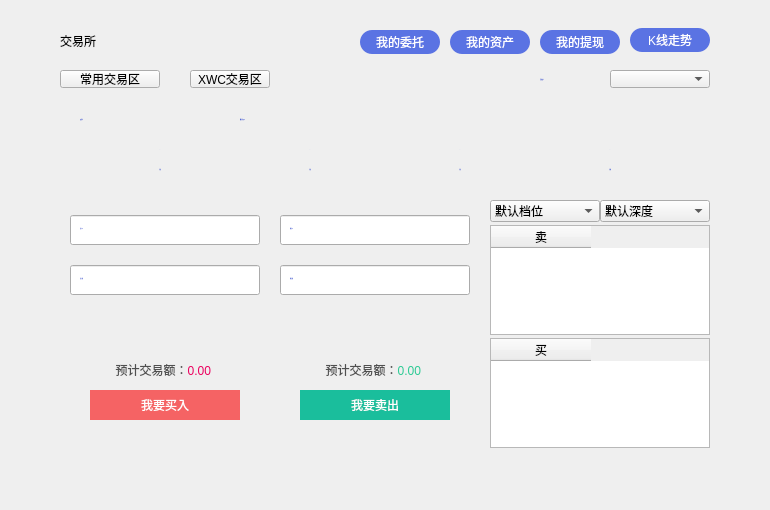
<?xml version="1.0" encoding="UTF-8"?>
<ui version="4.0">
 <class>ExchangeModePage</class>
 <widget class="QWidget" name="ExchangeModePage">
  <property name="geometry">
   <rect>
    <x>0</x>
    <y>0</y>
    <width>770</width>
    <height>510</height>
   </rect>
  </property>
  <property name="windowTitle">
   <string>Form</string>
  </property>
  <widget class="QLabel" name="title_label">
   <property name="geometry">
    <rect>
     <x>60</x>
     <y>28</y>
     <width>200</width>
     <height>26</height>
    </rect>
   </property>
   <property name="styleSheet">
    <string notr="true"/>
   </property>
   <property name="text">
    <string>交易所</string>
   </property>
  </widget>
  <widget class="QWidget" name="widget" native="true">
   <property name="geometry">
    <rect>
     <x>60</x>
     <y>100</y>
     <width>650</width>
     <height>90</height>
    </rect>
   </property>
   <property name="WidgetStyle" stdset="0">
    <string>container2</string>
   </property>
   <widget class="QLabel" name="currentPairLabel2">
    <property name="geometry">
     <rect>
      <x>20</x>
      <y>10</y>
      <width>60</width>
      <height>20</height>
     </rect>
    </property>
    <property name="font">
     <font>
      <family>微软雅黑</family>
      <pointsize>-1</pointsize>
      <weight>50</weight>
      <italic>false</italic>
      <bold>false</bold>
     </font>
    </property>
    <property name="styleSheet">
     <string notr="true">QLabel{color: rgb(83,107,215);font: 12px &quot;微软雅黑&quot;;}
</string>
    </property>
    <property name="text">
     <string>交易对</string>
    </property>
    <property name="scaledContents">
     <bool>true</bool>
    </property>
    <property name="textInteractionFlags">
     <set>Qt::TextSelectableByMouse</set>
    </property>
   </widget>
   <widget class="QLabel" name="currentPairLabel">
    <property name="geometry">
     <rect>
      <x>80</x>
      <y>10</y>
      <width>70</width>
      <height>20</height>
     </rect>
    </property>
    <property name="font">
     <font>
      <family>微软雅黑</family>
      <pointsize>-1</pointsize>
      <weight>50</weight>
      <italic>false</italic>
      <bold>false</bold>
     </font>
    </property>
    <property name="styleSheet">
     <string notr="true">QLabel{color: rgb(83,107,215);font: 12px &quot;微软雅黑&quot;;}
</string>
    </property>
    <property name="text">
     <string/>
    </property>
    <property name="scaledContents">
     <bool>true</bool>
    </property>
    <property name="textInteractionFlags">
     <set>Qt::TextSelectableByMouse</set>
    </property>
   </widget>
   <widget class="QLabel" name="currentPairLabel2_3">
    <property name="geometry">
     <rect>
      <x>30</x>
      <y>60</y>
      <width>140</width>
      <height>20</height>
     </rect>
    </property>
    <property name="font">
     <font>
      <family>微软雅黑</family>
      <pointsize>-1</pointsize>
      <weight>50</weight>
      <italic>false</italic>
      <bold>false</bold>
     </font>
    </property>
    <property name="styleSheet">
     <string notr="true">QLabel{color: rgb(83,107,215);font: 14px &quot;微软雅黑&quot;;}
</string>
    </property>
    <property name="text">
     <string>可用</string>
    </property>
    <property name="scaledContents">
     <bool>true</bool>
    </property>
    <property name="alignment">
     <set>Qt::AlignCenter</set>
    </property>
    <property name="textInteractionFlags">
     <set>Qt::TextSelectableByMouse</set>
    </property>
   </widget>
   <widget class="QLabel" name="availableLabel1">
    <property name="geometry">
     <rect>
      <x>30</x>
      <y>40</y>
      <width>140</width>
      <height>20</height>
     </rect>
    </property>
    <property name="font">
     <font>
      <family>微软雅黑</family>
      <pointsize>-1</pointsize>
      <weight>75</weight>
      <italic>false</italic>
      <bold>true</bold>
     </font>
    </property>
    <property name="styleSheet">
     <string notr="true">QLabel{color: rgb(90,115,227);font:bold 14px &quot;微软雅黑&quot;;}
</string>
    </property>
    <property name="text">
     <string>-</string>
    </property>
    <property name="scaledContents">
     <bool>true</bool>
    </property>
    <property name="alignment">
     <set>Qt::AlignCenter</set>
    </property>
    <property name="textInteractionFlags">
     <set>Qt::TextSelectableByMouse</set>
    </property>
   </widget>
   <widget class="QLabel" name="availableLabel2">
    <property name="geometry">
     <rect>
      <x>180</x>
      <y>40</y>
      <width>140</width>
      <height>20</height>
     </rect>
    </property>
    <property name="font">
     <font>
      <family>微软雅黑</family>
      <pointsize>-1</pointsize>
      <weight>75</weight>
      <italic>false</italic>
      <bold>true</bold>
     </font>
    </property>
    <property name="styleSheet">
     <string notr="true">QLabel{color: rgb(90,115,227);font:bold 14px &quot;微软雅黑&quot;;}
</string>
    </property>
    <property name="text">
     <string>-</string>
    </property>
    <property name="scaledContents">
     <bool>true</bool>
    </property>
    <property name="alignment">
     <set>Qt::AlignCenter</set>
    </property>
    <property name="textInteractionFlags">
     <set>Qt::TextSelectableByMouse</set>
    </property>
   </widget>
   <widget class="QLabel" name="currentPairLabel2_5">
    <property name="geometry">
     <rect>
      <x>180</x>
      <y>60</y>
      <width>140</width>
      <height>20</height>
     </rect>
    </property>
    <property name="font">
     <font>
      <family>微软雅黑</family>
      <pointsize>-1</pointsize>
      <weight>50</weight>
      <italic>false</italic>
      <bold>false</bold>
     </font>
    </property>
    <property name="styleSheet">
     <string notr="true">QLabel{color: rgb(83,107,215);font: 14px &quot;微软雅黑&quot;;}
</string>
    </property>
    <property name="text">
     <string>可用</string>
    </property>
    <property name="scaledContents">
     <bool>true</bool>
    </property>
    <property name="alignment">
     <set>Qt::AlignCenter</set>
    </property>
    <property name="textInteractionFlags">
     <set>Qt::TextSelectableByMouse</set>
    </property>
   </widget>
   <widget class="QLabel" name="ableToBuyLabel">
    <property name="geometry">
     <rect>
      <x>330</x>
      <y>40</y>
      <width>140</width>
      <height>20</height>
     </rect>
    </property>
    <property name="font">
     <font>
      <family>微软雅黑</family>
      <pointsize>-1</pointsize>
      <weight>75</weight>
      <italic>false</italic>
      <bold>true</bold>
     </font>
    </property>
    <property name="styleSheet">
     <string notr="true">QLabel{color: rgb(90,115,227);font:bold 14px &quot;微软雅黑&quot;;}
</string>
    </property>
    <property name="text">
     <string>-</string>
    </property>
    <property name="scaledContents">
     <bool>true</bool>
    </property>
    <property name="alignment">
     <set>Qt::AlignCenter</set>
    </property>
    <property name="textInteractionFlags">
     <set>Qt::TextSelectableByMouse</set>
    </property>
   </widget>
   <widget class="QLabel" name="currentPairLabel2_7">
    <property name="geometry">
     <rect>
      <x>330</x>
      <y>60</y>
      <width>140</width>
      <height>20</height>
     </rect>
    </property>
    <property name="font">
     <font>
      <family>微软雅黑</family>
      <pointsize>-1</pointsize>
      <weight>50</weight>
      <italic>false</italic>
      <bold>false</bold>
     </font>
    </property>
    <property name="styleSheet">
     <string notr="true">QLabel{color: rgb(83,107,215);font: 14px &quot;微软雅黑&quot;;}
</string>
    </property>
    <property name="text">
     <string>可买</string>
    </property>
    <property name="scaledContents">
     <bool>true</bool>
    </property>
    <property name="alignment">
     <set>Qt::AlignCenter</set>
    </property>
    <property name="textInteractionFlags">
     <set>Qt::TextSelectableByMouse</set>
    </property>
   </widget>
   <widget class="QLabel" name="ableToSellLabel">
    <property name="geometry">
     <rect>
      <x>480</x>
      <y>40</y>
      <width>140</width>
      <height>20</height>
     </rect>
    </property>
    <property name="font">
     <font>
      <family>微软雅黑</family>
      <pointsize>-1</pointsize>
      <weight>75</weight>
      <italic>false</italic>
      <bold>true</bold>
     </font>
    </property>
    <property name="styleSheet">
     <string notr="true">QLabel{color: rgb(90,115,227);font:bold 14px &quot;微软雅黑&quot;;}
</string>
    </property>
    <property name="text">
     <string>-</string>
    </property>
    <property name="scaledContents">
     <bool>true</bool>
    </property>
    <property name="alignment">
     <set>Qt::AlignCenter</set>
    </property>
    <property name="textInteractionFlags">
     <set>Qt::TextSelectableByMouse</set>
    </property>
   </widget>
   <widget class="QLabel" name="currentPairLabel2_9">
    <property name="geometry">
     <rect>
      <x>480</x>
      <y>60</y>
      <width>140</width>
      <height>20</height>
     </rect>
    </property>
    <property name="font">
     <font>
      <family>微软雅黑</family>
      <pointsize>-1</pointsize>
      <weight>50</weight>
      <italic>false</italic>
      <bold>false</bold>
     </font>
    </property>
    <property name="styleSheet">
     <string notr="true">QLabel{color: rgb(83,107,215);font: 14px &quot;微软雅黑&quot;;}
</string>
    </property>
    <property name="text">
     <string>可卖</string>
    </property>
    <property name="scaledContents">
     <bool>true</bool>
    </property>
    <property name="alignment">
     <set>Qt::AlignCenter</set>
    </property>
    <property name="textInteractionFlags">
     <set>Qt::TextSelectableByMouse</set>
    </property>
   </widget>
   <widget class="QLabel" name="currentPairLabel2_2">
    <property name="geometry">
     <rect>
      <x>180</x>
      <y>10</y>
      <width>80</width>
      <height>20</height>
     </rect>
    </property>
    <property name="font">
     <font>
      <family>微软雅黑</family>
      <pointsize>-1</pointsize>
      <weight>50</weight>
      <italic>false</italic>
      <bold>false</bold>
     </font>
    </property>
    <property name="styleSheet">
     <string notr="true">QLabel{color: rgb(83,107,215);font: 12px &quot;微软雅黑&quot;;}
</string>
    </property>
    <property name="text">
     <string>最近成交价</string>
    </property>
    <property name="scaledContents">
     <bool>true</bool>
    </property>
    <property name="textInteractionFlags">
     <set>Qt::TextSelectableByMouse</set>
    </property>
   </widget>
   <widget class="QLabel" name="currentPriceLabel">
    <property name="geometry">
     <rect>
      <x>260</x>
      <y>10</y>
      <width>120</width>
      <height>20</height>
     </rect>
    </property>
    <property name="font">
     <font>
      <family>微软雅黑</family>
      <pointsize>-1</pointsize>
      <weight>50</weight>
      <italic>false</italic>
      <bold>false</bold>
     </font>
    </property>
    <property name="styleSheet">
     <string notr="true">QLabel{color: rgb(83,107,215);font: 12px &quot;微软雅黑&quot;;}
</string>
    </property>
    <property name="text">
     <string/>
    </property>
    <property name="scaledContents">
     <bool>true</bool>
    </property>
    <property name="textInteractionFlags">
     <set>Qt::TextSelectableByMouse</set>
    </property>
   </widget>
  </widget>
  <widget class="QPushButton" name="marketBtn1">
   <property name="geometry">
    <rect>
     <x>190</x>
     <y>70</y>
     <width>80</width>
     <height>18</height>
    </rect>
   </property>
   <property name="styleSheet">
    <string notr="true"/>
   </property>
   <property name="text">
    <string>XWC交易区</string>
   </property>
   <property name="BtnStyle" stdset="0">
    <string>dropDown</string>
   </property>
  </widget>
  <widget class="QPushButton" name="favoriteMarketBtn">
   <property name="geometry">
    <rect>
     <x>60</x>
     <y>70</y>
     <width>100</width>
     <height>18</height>
    </rect>
   </property>
   <property name="text">
    <string>常用交易区</string>
   </property>
   <property name="BtnStyle" stdset="0">
    <string>dropDown</string>
   </property>
  </widget>
  <widget class="QWidget" name="widget2" native="true">
   <property name="geometry">
    <rect>
     <x>60</x>
     <y>200</y>
     <width>420</width>
     <height>248</height>
    </rect>
   </property>
   <property name="WidgetStyle" stdset="0">
    <string>container2</string>
   </property>
   <widget class="QLineEdit" name="buyPriceLineEdit">
    <property name="geometry">
     <rect>
      <x>10</x>
      <y>15</y>
      <width>190</width>
      <height>30</height>
     </rect>
    </property>
    <property name="layoutDirection">
     <enum>Qt::LeftToRight</enum>
    </property>
    <property name="alignment">
     <set>Qt::AlignRight|Qt::AlignTrailing|Qt::AlignVCenter</set>
    </property>
    <property name="LineEditStyle" stdset="0">
     <string>red</string>
    </property>
   </widget>
   <widget class="QLineEdit" name="sellPriceLineEdit">
    <property name="geometry">
     <rect>
      <x>220</x>
      <y>15</y>
      <width>190</width>
      <height>30</height>
     </rect>
    </property>
    <property name="layoutDirection">
     <enum>Qt::LeftToRight</enum>
    </property>
    <property name="alignment">
     <set>Qt::AlignRight|Qt::AlignTrailing|Qt::AlignVCenter</set>
    </property>
    <property name="LineEditStyle" stdset="0">
     <string>green</string>
    </property>
   </widget>
   <widget class="QLineEdit" name="buyAmountLineEdit">
    <property name="geometry">
     <rect>
      <x>10</x>
      <y>65</y>
      <width>190</width>
      <height>30</height>
     </rect>
    </property>
    <property name="layoutDirection">
     <enum>Qt::LeftToRight</enum>
    </property>
    <property name="alignment">
     <set>Qt::AlignRight|Qt::AlignTrailing|Qt::AlignVCenter</set>
    </property>
    <property name="LineEditStyle" stdset="0">
     <string>red</string>
    </property>
   </widget>
   <widget class="QLineEdit" name="sellAmountLineEdit">
    <property name="geometry">
     <rect>
      <x>220</x>
      <y>65</y>
      <width>190</width>
      <height>30</height>
     </rect>
    </property>
    <property name="layoutDirection">
     <enum>Qt::LeftToRight</enum>
    </property>
    <property name="styleSheet">
     <string notr="true"/>
    </property>
    <property name="alignment">
     <set>Qt::AlignRight|Qt::AlignTrailing|Qt::AlignVCenter</set>
    </property>
    <property name="LineEditStyle" stdset="0">
     <string>green</string>
    </property>
   </widget>
   <widget class="QLabel" name="buyPriceLabel">
    <property name="geometry">
     <rect>
      <x>20</x>
      <y>19</y>
      <width>80</width>
      <height>20</height>
     </rect>
    </property>
    <property name="font">
     <font>
      <family>微软雅黑</family>
      <pointsize>-1</pointsize>
      <weight>50</weight>
      <italic>false</italic>
      <bold>false</bold>
     </font>
    </property>
    <property name="styleSheet">
     <string notr="true">QLabel{color: rgb(83,107,215);font: 11px &quot;微软雅黑&quot;;}
</string>
    </property>
    <property name="text">
     <string>买入价</string>
    </property>
    <property name="scaledContents">
     <bool>true</bool>
    </property>
    <property name="textInteractionFlags">
     <set>Qt::TextSelectableByMouse</set>
    </property>
   </widget>
   <widget class="QLabel" name="buyAmountLabel">
    <property name="geometry">
     <rect>
      <x>20</x>
      <y>69</y>
      <width>80</width>
      <height>20</height>
     </rect>
    </property>
    <property name="font">
     <font>
      <family>微软雅黑</family>
      <pointsize>-1</pointsize>
      <weight>50</weight>
      <italic>false</italic>
      <bold>false</bold>
     </font>
    </property>
    <property name="styleSheet">
     <string notr="true">QLabel{color: rgb(83,107,215);font: 11px &quot;微软雅黑&quot;;}
</string>
    </property>
    <property name="text">
     <string>买入量</string>
    </property>
    <property name="scaledContents">
     <bool>true</bool>
    </property>
    <property name="textInteractionFlags">
     <set>Qt::TextSelectableByMouse</set>
    </property>
   </widget>
   <widget class="QLabel" name="sellPriceLabel">
    <property name="geometry">
     <rect>
      <x>230</x>
      <y>19</y>
      <width>80</width>
      <height>20</height>
     </rect>
    </property>
    <property name="font">
     <font>
      <family>微软雅黑</family>
      <pointsize>-1</pointsize>
      <weight>50</weight>
      <italic>false</italic>
      <bold>false</bold>
     </font>
    </property>
    <property name="styleSheet">
     <string notr="true">QLabel{color: rgb(83,107,215);font: 11px &quot;微软雅黑&quot;;}
</string>
    </property>
    <property name="text">
     <string>卖出价</string>
    </property>
    <property name="scaledContents">
     <bool>true</bool>
    </property>
    <property name="textInteractionFlags">
     <set>Qt::TextSelectableByMouse</set>
    </property>
   </widget>
   <widget class="QLabel" name="sellAmountLabel">
    <property name="geometry">
     <rect>
      <x>230</x>
      <y>69</y>
      <width>80</width>
      <height>20</height>
     </rect>
    </property>
    <property name="font">
     <font>
      <family>微软雅黑</family>
      <pointsize>-1</pointsize>
      <weight>50</weight>
      <italic>false</italic>
      <bold>false</bold>
     </font>
    </property>
    <property name="styleSheet">
     <string notr="true">QLabel{color: rgb(83,107,215);font: 11px &quot;微软雅黑&quot;;}
</string>
    </property>
    <property name="text">
     <string>卖出量</string>
    </property>
    <property name="scaledContents">
     <bool>true</bool>
    </property>
    <property name="textInteractionFlags">
     <set>Qt::TextSelectableByMouse</set>
    </property>
   </widget>
   <widget class="QToolButton" name="buyBtn">
    <property name="geometry">
     <rect>
      <x>30</x>
      <y>190</y>
      <width>150</width>
      <height>30</height>
     </rect>
    </property>
    <property name="cursor">
     <cursorShape>PointingHandCursor</cursorShape>
    </property>
    <property name="styleSheet">
     <string notr="true">background-color: rgb(245,99,100);border:none;border-radius:0px;color: white;
font: 14px &quot;微软雅黑&quot;;</string>
    </property>
    <property name="text">
     <string>我要买入</string>
    </property>
   </widget>
   <widget class="QToolButton" name="sellBtn">
    <property name="geometry">
     <rect>
      <x>240</x>
      <y>190</y>
      <width>150</width>
      <height>30</height>
     </rect>
    </property>
    <property name="cursor">
     <cursorShape>PointingHandCursor</cursorShape>
    </property>
    <property name="styleSheet">
     <string notr="true">background-color: rgb(26,190,156);border:none;border-radius:0px;color: white;
font: 14px &quot;微软雅黑&quot;;</string>
    </property>
    <property name="text">
     <string>我要卖出</string>
    </property>
   </widget>
   <widget class="QLabel" name="estimatedBuyLabel">
    <property name="geometry">
     <rect>
      <x>10</x>
      <y>160</y>
      <width>190</width>
      <height>20</height>
     </rect>
    </property>
    <property name="styleSheet">
     <string notr="true">font: 12px &quot;微软雅黑&quot;;
color:rgb(80,80,80);</string>
    </property>
    <property name="text">
     <string>&lt;html&gt;&lt;head/&gt;&lt;body&gt;&lt;p&gt;预计交易额：&lt;span style=&quot; color:#eb005e;&quot;&gt;0.00&lt;/span&gt; &lt;/p&gt;&lt;/body&gt;&lt;/html&gt;</string>
    </property>
    <property name="alignment">
     <set>Qt::AlignCenter</set>
    </property>
   </widget>
   <widget class="QLabel" name="estimateSellLabel">
    <property name="geometry">
     <rect>
      <x>220</x>
      <y>160</y>
      <width>190</width>
      <height>20</height>
     </rect>
    </property>
    <property name="styleSheet">
     <string notr="true">font: 12px &quot;微软雅黑&quot;;
color:rgb(80,80,80);</string>
    </property>
    <property name="text">
     <string>&lt;html&gt;&lt;head/&gt;&lt;body&gt;&lt;p&gt;预计交易额：&lt;span style=&quot; color:#2cca94;&quot;&gt;0.00&lt;/span&gt; &lt;/p&gt;&lt;/body&gt;&lt;/html&gt;</string>
    </property>
    <property name="alignment">
     <set>Qt::AlignCenter</set>
    </property>
   </widget>
  </widget>
  <widget class="QComboBox" name="positionComboBox">
   <property name="geometry">
    <rect>
     <x>490</x>
     <y>200</y>
     <width>110</width>
     <height>22</height>
    </rect>
   </property>
   <property name="font">
    <font>
     <family>微软雅黑</family>
     <weight>50</weight>
     <bold>false</bold>
    </font>
   </property>
   <property name="focusPolicy">
    <enum>Qt::NoFocus</enum>
   </property>
   <property name="styleSheet">
    <string notr="true"/>
   </property>
   <item>
    <property name="text">
     <string>默认档位</string>
    </property>
   </item>
   <item>
    <property name="text">
     <string>5档</string>
    </property>
   </item>
   <item>
    <property name="text">
     <string>10档</string>
    </property>
   </item>
   <item>
    <property name="text">
     <string>20档</string>
    </property>
   </item>
  </widget>
  <widget class="QComboBox" name="depthComboBox">
   <property name="geometry">
    <rect>
     <x>600</x>
     <y>200</y>
     <width>110</width>
     <height>22</height>
    </rect>
   </property>
   <property name="font">
    <font>
     <family>微软雅黑</family>
     <weight>50</weight>
     <bold>false</bold>
    </font>
   </property>
   <property name="focusPolicy">
    <enum>Qt::NoFocus</enum>
   </property>
   <property name="styleSheet">
    <string notr="true"/>
   </property>
   <item>
    <property name="text">
     <string>默认深度</string>
    </property>
   </item>
   <item>
    <property name="text">
     <string>0.0001</string>
    </property>
   </item>
  </widget>
  <widget class="QTableWidget" name="sellPositionTableWidget">
   <property name="geometry">
    <rect>
     <x>490</x>
     <y>225</y>
     <width>220</width>
     <height>110</height>
    </rect>
   </property>
   <property name="TableStyle" stdset="0">
    <string>table2</string>
   </property>
   <column>
    <property name="text">
     <string>卖</string>
    </property>
   </column>
  </widget>
  <widget class="QTableWidget" name="buyPositionTableWidget">
   <property name="geometry">
    <rect>
     <x>490</x>
     <y>338</y>
     <width>220</width>
     <height>110</height>
    </rect>
   </property>
   <property name="TableStyle" stdset="0">
    <string>table2</string>
   </property>
   <column>
    <property name="text">
     <string>买</string>
    </property>
   </column>
  </widget>
  <widget class="QLabel" name="label">
   <property name="geometry">
    <rect>
     <x>540</x>
     <y>70</y>
     <width>70</width>
     <height>18</height>
    </rect>
   </property>
   <property name="font">
    <font>
     <family>Microsoft YaHei UI Light</family>
     <pointsize>-1</pointsize>
     <weight>50</weight>
     <italic>false</italic>
     <bold>false</bold>
    </font>
   </property>
   <property name="styleSheet">
    <string notr="true">QLabel{color: rgb(83,107,215);
font: 11px &quot;Microsoft YaHei UI Light&quot;;}</string>
   </property>
   <property name="text">
    <string>当前账户</string>
   </property>
   <property name="alignment">
    <set>Qt::AlignLeading|Qt::AlignLeft|Qt::AlignVCenter</set>
   </property>
  </widget>
  <widget class="QComboBox" name="accountComboBox">
   <property name="geometry">
    <rect>
     <x>610</x>
     <y>70</y>
     <width>100</width>
     <height>18</height>
    </rect>
   </property>
   <property name="font">
    <font>
     <family>微软雅黑 Light</family>
     <weight>50</weight>
     <bold>false</bold>
    </font>
   </property>
   <property name="focusPolicy">
    <enum>Qt::NoFocus</enum>
   </property>
   <property name="styleSheet">
    <string notr="true"/>
   </property>
  </widget>
  <widget class="QToolButton" name="balanceBtn">
   <property name="geometry">
    <rect>
     <x>450</x>
     <y>30</y>
     <width>80</width>
     <height>24</height>
    </rect>
   </property>
   <property name="cursor">
    <cursorShape>PointingHandCursor</cursorShape>
   </property>
   <property name="styleSheet">
    <string notr="true">background-color: rgb(90,115,227);
color: rgb(255, 255, 255);
border-radius:12px;
font:12px &quot;微软雅黑 Light&quot;;</string>
   </property>
   <property name="text">
    <string>我的资产</string>
   </property>
  </widget>
  <widget class="QToolButton" name="myOrdersBtn">
   <property name="geometry">
    <rect>
     <x>360</x>
     <y>30</y>
     <width>80</width>
     <height>24</height>
    </rect>
   </property>
   <property name="cursor">
    <cursorShape>PointingHandCursor</cursorShape>
   </property>
   <property name="styleSheet">
    <string notr="true">background-color: rgb(90,115,227);
color: rgb(255, 255, 255);
border-radius:12px;
font:12px &quot;微软雅黑 Light&quot;;</string>
   </property>
   <property name="text">
    <string>我的委托</string>
   </property>
  </widget>
  <widget class="QWidget" name="widget_2" native="true">
   <property name="geometry">
    <rect>
     <x>0</x>
     <y>10</y>
     <width>0</width>
     <height>0</height>
    </rect>
   </property>
   <property name="styleSheet">
    <string notr="true">background-color: rgb(10,10,10,100);</string>
   </property>
   <widget class="QLabel" name="label_2">
    <property name="geometry">
     <rect>
      <x>245</x>
      <y>205</y>
      <width>300</width>
      <height>100</height>
     </rect>
    </property>
    <property name="styleSheet">
     <string notr="true">font: 14px &quot;微软雅黑&quot;;
color: white;</string>
    </property>
    <property name="text">
     <string>敬请期待</string>
    </property>
    <property name="alignment">
     <set>Qt::AlignCenter</set>
    </property>
   </widget>
  </widget>
  <widget class="QToolButton" name="KLineBtn">
   <property name="geometry">
    <rect>
     <x>630</x>
     <y>28</y>
     <width>80</width>
     <height>24</height>
    </rect>
   </property>
   <property name="cursor">
    <cursorShape>PointingHandCursor</cursorShape>
   </property>
   <property name="styleSheet">
    <string notr="true">QToolButton{background-color: rgb(90,115,227);
color: rgb(255, 255, 255);
border-radius:12px;
font:12px &quot;微软雅黑 Light&quot;;}
QToolButton:checked{background-color: rgb(235,0,94);color: rgb(255, 255, 255);}</string>
   </property>
   <property name="text">
    <string>K线走势</string>
   </property>
  </widget>
  <widget class="QToolButton" name="withdrawBtn">
   <property name="geometry">
    <rect>
     <x>540</x>
     <y>30</y>
     <width>80</width>
     <height>24</height>
    </rect>
   </property>
   <property name="cursor">
    <cursorShape>PointingHandCursor</cursorShape>
   </property>
   <property name="styleSheet">
    <string notr="true">background-color: rgb(90,115,227);
color: rgb(255, 255, 255);
border-radius:12px;
font:12px &quot;微软雅黑 Light&quot;;</string>
   </property>
   <property name="text">
    <string>我的提现</string>
   </property>
  </widget>
  <zorder>widget_2</zorder>
  <zorder>title_label</zorder>
  <zorder>widget</zorder>
  <zorder>marketBtn1</zorder>
//  <zorder>marketBtn3</zorder>
  <zorder>favoriteMarketBtn</zorder>
  <zorder>widget2</zorder>
  <zorder>positionComboBox</zorder>
  <zorder>depthComboBox</zorder>
  <zorder>sellPositionTableWidget</zorder>
  <zorder>buyPositionTableWidget</zorder>
  <zorder>label</zorder>
  <zorder>accountComboBox</zorder>
  <zorder>balanceBtn</zorder>
  <zorder>myOrdersBtn</zorder>
  <zorder>KLineBtn</zorder>
  <zorder>withdrawBtn</zorder>
 </widget>
 <tabstops>
  <tabstop>buyPriceLineEdit</tabstop>
  <tabstop>buyAmountLineEdit</tabstop>
  <tabstop>sellPriceLineEdit</tabstop>
  <tabstop>sellAmountLineEdit</tabstop>
  <tabstop>buyPositionTableWidget</tabstop>
  <tabstop>balanceBtn</tabstop>
  <tabstop>myOrdersBtn</tabstop>
  <tabstop>marketBtn1</tabstop>
  <tabstop>favoriteMarketBtn</tabstop>
//  <tabstop>marketBtn3</tabstop>
  <tabstop>sellPositionTableWidget</tabstop>
  <tabstop>buyBtn</tabstop>
  <tabstop>sellBtn</tabstop>
 </tabstops>
 <resources/>
 <connections/>
</ui>
